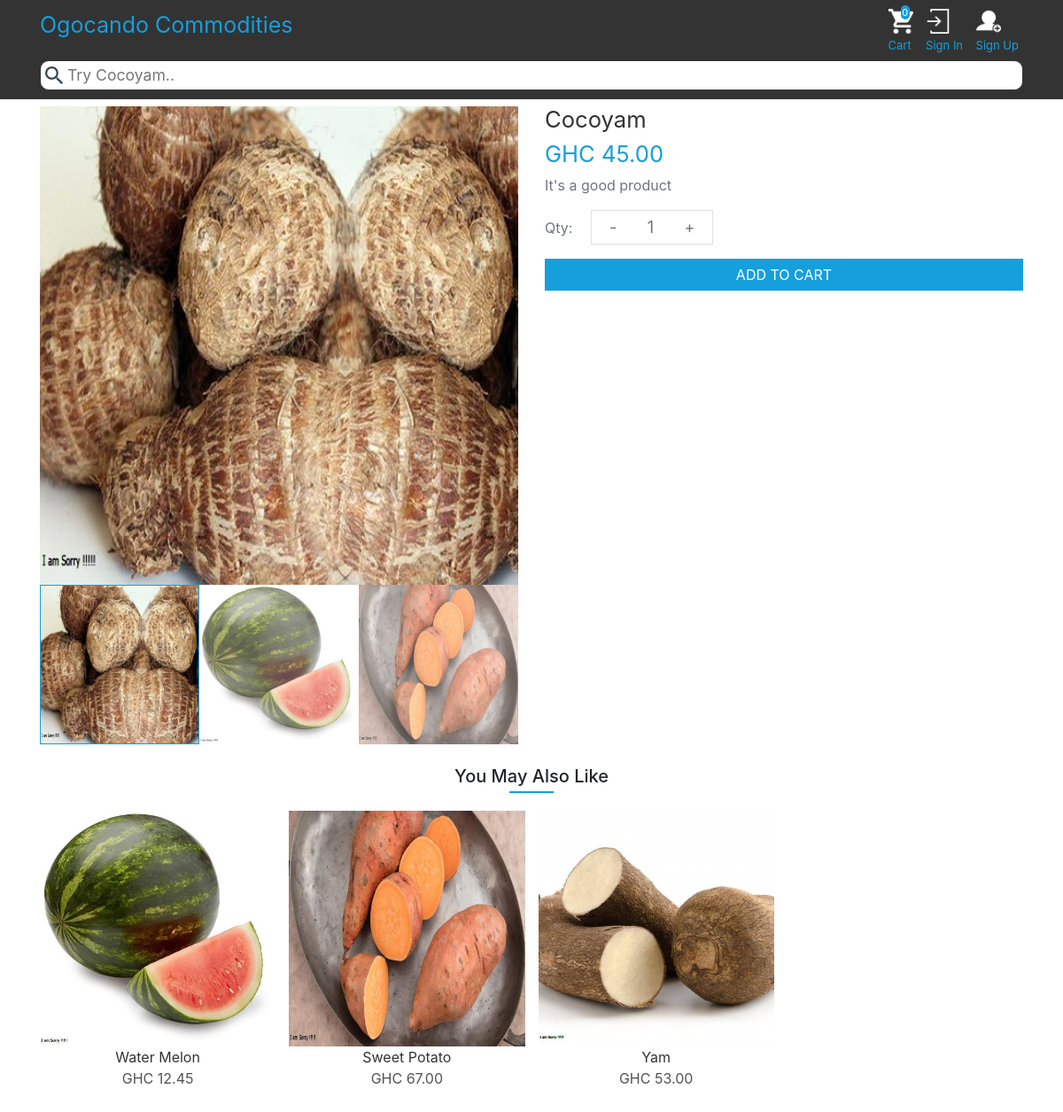
The page /product/2/detail/ on the database as committed earlier.
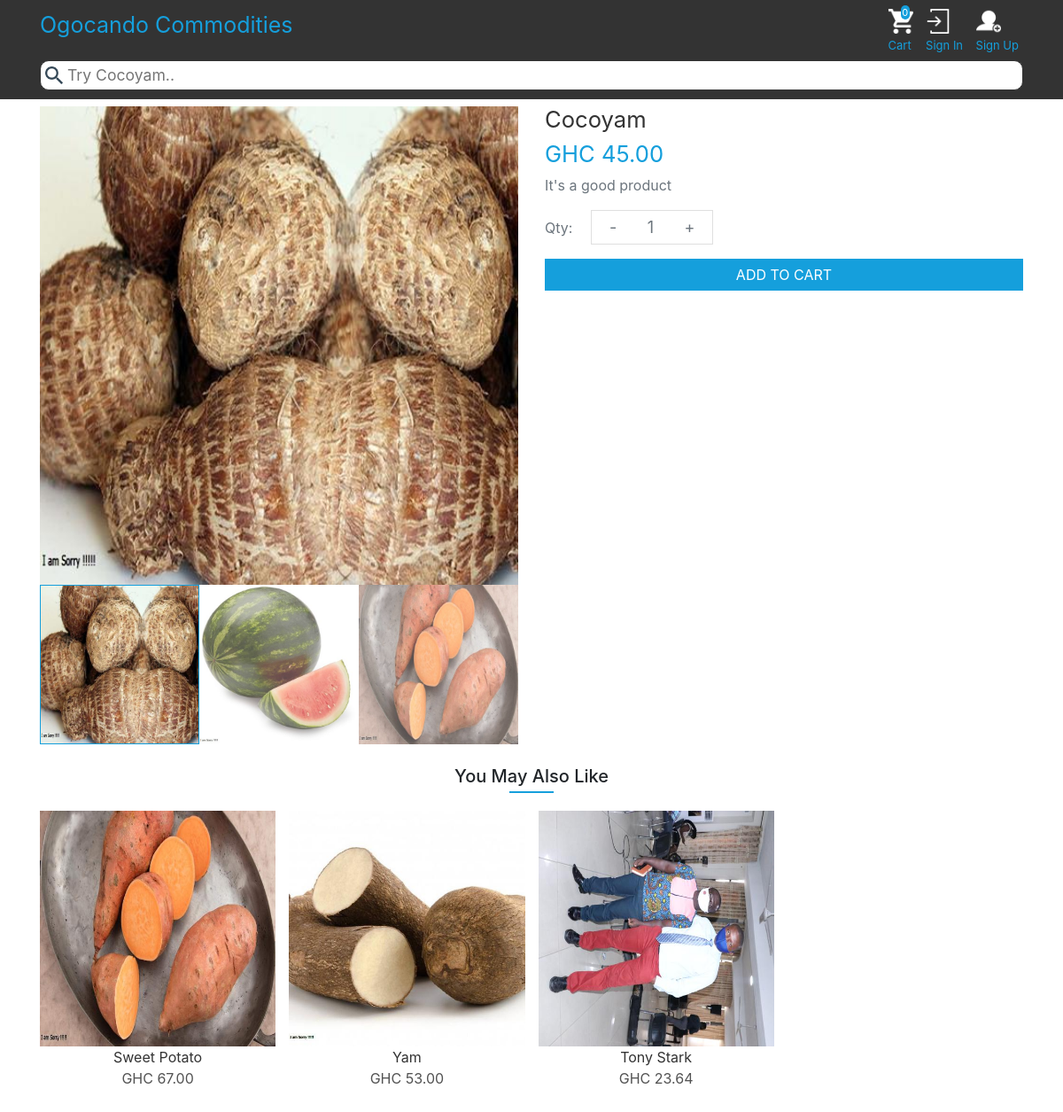
The same page on the database as committed later.
### app/models.py (models this page shows, shortened)
class Product(models.Model):
    name = models.CharField(max_length = 100)
    price = models.DecimalField(max_digits = 1000,decimal_places =2)
    description = models.TextField(max_length = 500)
    image1 = models.ImageField(upload_to = 'product_images/')
    image2 = models.ImageField(upload_to = 'product_images/',default = 'default.png')
    image3 = models.ImageField(upload_to = 'product_images/',default = 'default.png')
    def active_images(self):
        return [img for img in [self.image1,self.image2,self.image3] if img]

### app/views.py (the view)
# urls.py: path('product/<int:pk>/detail/',app_views.ProductDetailView.as_view(),name = 'detail'),
class ProductDetailView(generic.DetailView):
    model = Product
    context_object_name = 'good'
    def get_context_data(self,*args,**kwargs):
        context = super().get_context_data(*args,**kwargs)
        good = super().get_object()
        context['goods'] = Product.objects.all().exclude(id = good.id)
        important_info(self,context)
        return context

### app/views.py (called while the page is built)
def important_info(inst,context):
    context['cart_items_count'] = inst.request.user.cart.cartitems_set.count() if inst.request.user.is_authenticated else inst.request.COOKIES.get('cart_count') if inst.request.COOKIES.get('cart_count') else 0
    context['cart_items'] = [item.product.name for item in inst.request.user.cart.cartitems_set.all()] if inst.request.user.is_authenticated else [value for key,value in inst.request.COOKIES.items() if key.startswith('product_name')]

### app/templates/app/product_detail.html (shortened to what this page needs)
{% extends 'app/base.html' %}
{% load static %}
{% block content %}
    <div class="container-md" style="margin-top: 120px;">
        <div id = 'main-good-container' class="row">
            <div class="col-md-6">
                <img id="main-image" width="100%" src="{{ good.image1.url }}" alt="">
                <div id="other-images-container">
                    {% for img in good.active_images %}
                        <img src="{{ img.url }}" alt="">
                    {% endfor %}
                </div>
            </div>
            <div class="col-md-6">
                <h1 class="text-center text-md-left" style="font-size: 1.6rem;color: #333333;font-weight: 400">{{ good.name }}</h1>
                <h1 class="text-center text-md-left" style="font-size: 1.6rem;color: #159fdc;font-weight: 400">GHC {{ good.price }}</h1>
                <p class="text-muted text-center text-md-left ">{{ good.description }}</p>
                <div class="text-center text-md-left" id="qty-container">
                    <p class="text-muted mr-3">Qty:</p>
                    <p class="text-muted">
                        <span id="decrease">-</span>
                        <span id = 'qty'>1</span>
                        <span id="increase">+</span>
                    </p>
                </div>
                {% if not good.name in cart_items %}
                    <p id="{{good.id}}">ADD TO CART</p>
                {% else %}
                    <p>ADDED</p>
                {% endif %}
            </div>
        </div>
        <h5 class="text-center mt-4 labels">You May Also Like</h5>
        <div id="other-goods-container">
            {% for good in goods %}
                <div class = 'good'>
                    <a href="{% url 'app:detail' good.pk %}">
                        <img width = '100%' src="{{ good.image1.url }}" alt="">
                        <p class="text-center m-auto mt-2" style = 'color: #333333'>{{good.name}}</p>
                        <p class="text-center" style = 'color: #535353'>GHC {{good.price}}</p>
                    </a>
                </div>
            {% endfor %}
        </div>
    </div>
{% endblock %}

### app/templates/app/base.html (shortened to what this page needs)
{% load static %}
<!DOCTYPE html>
<html lang="en">
<head>
    <link rel="stylesheet" href="{% static 'app\bootstrap.min.css' %}">
</head>
<body>
    <nav>
        <div class="container-md">
            <a href="{% url 'app:home' %}">Ogocando Commodities</a>
            <div id="options">
               <div id="cart">
                  <a href="{% url 'app:cart' %}">
                      <img width="28px" src="{% static 'app/images/cart-hover.png' %}" alt=""><br/>
                       <span>{{ cart_items_count }}</span>
                       Cart
                  </a>
               </div>
               {% if user.is_authenticated %}
                   <div>
                      <a href="{% url 'user:logout' %}">
                          <img width="28px" src="{% static 'app/images/logout.png' %}" alt=""><br/>
                           Log Out
                      </a>
                   </div>
               {% else %}
                   <div>
                      <a href="{% url 'user:signin' %}">
                          <img width="28px" src="{% static 'app/images/signin.png' %}" alt=""><br/>
                           Sign In
                      </a>
                   </div>
                   <div>
                      <a href="{% url 'user:signup' %}">
                          <img width="28px" src="{% static 'app/images/signup.png' %}" alt=""><br/>
                           Sign Up
                      </a>
                   </div>
               {% endif %}
            </div>
            <div id="search-container">
                <input id="search" type="text" name="search" placeholder="Try Cocoyam..">
            </div>
        </div>
    </nav>
    {% block content %}
    {% endblock %}
</body>
</html>

### app/templates/app/product_detail.html (style rules this page uses)
#qty-container p { display: inline-block; }
#qty-container p:nth-child(2) { border: thin solid rgba(0,0,0,.125); padding: 5px; user-select: none; }
#qty-container p:nth-child(2) span { padding: 0px 15px; cursor: pointer; font-size: 18px; }
.row:first-child .col-md-6:nth-child(2) > p:last-child { background: #159fdc; padding: 5px 0px; color: white; border: thin solid #159fdc; text-align: center; transition: all .3s ease-in-out; cursor: pointer; }
#other-images-container { text-align: center; display: grid; grid-template-columns: repeat(3,1fr) }
#other-images-container > img:first-child { opacity: 1; border: thin solid #159fdc; }
#other-images-container > img { cursor: pointer; width: 100%; opacity: .7; transition: all .1s ease-in-out; }
.labels::after { content: ''; display: block; width: 50px; margin: 5px auto 20px auto; height: 2px; background: #159fdc; }
#other-goods-container { display: grid; grid-template-columns: repeat(4,1fr); grid-gap: 15px; }
#other-goods-container .good { max-width: 266.25; overflow: hidden; }
#other-goods-container .good > a { text-decoration: none; }

Rows that differ between the two databases and show on the page:
removed Product: image1 (picture), name "Water Melon", price "12.45"
added Product: image1 (picture), name "Tony Stark", price "23.64"
